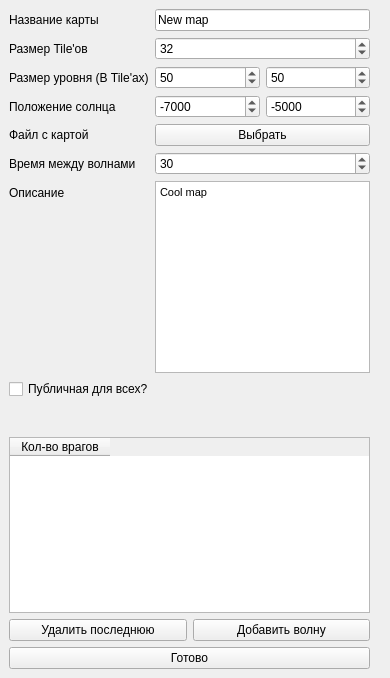
<?xml version="1.0" encoding="UTF-8"?>
<ui version="4.0">
 <class>Form</class>
 <widget class="QWidget" name="Form">
  <property name="geometry">
   <rect>
    <x>0</x>
    <y>0</y>
    <width>390</width>
    <height>678</height>
   </rect>
  </property>
  <property name="windowTitle">
   <string>Добавление новой карты</string>
  </property>
  <layout class="QVBoxLayout" name="verticalLayout">
   <property name="spacing">
    <number>0</number>
   </property>
   <property name="leftMargin">
    <number>0</number>
   </property>
   <property name="topMargin">
    <number>0</number>
   </property>
   <property name="bottomMargin">
    <number>0</number>
   </property>
   <item>
    <widget class="QWidget" name="upperWidget" native="true">
     <layout class="QVBoxLayout" name="verticalLayout_2">
      <item>
       <layout class="QFormLayout" name="mapForm">
        <item row="1" column="0">
         <widget class="QLabel" name="text1">
          <property name="text">
           <string>Название карты</string>
          </property>
         </widget>
        </item>
        <item row="1" column="1">
         <widget class="QLineEdit" name="mapNameInput">
          <property name="text">
           <string>New map</string>
          </property>
         </widget>
        </item>
        <item row="2" column="0">
         <widget class="QLabel" name="text2">
          <property name="text">
           <string>Размер Tile'ов</string>
          </property>
         </widget>
        </item>
        <item row="3" column="0">
         <widget class="QLabel" name="text3">
          <property name="text">
           <string>Размер уровня (В Tile'ах)</string>
          </property>
         </widget>
        </item>
        <item row="3" column="1">
         <layout class="QHBoxLayout" name="levelSize">
          <item>
           <widget class="QSpinBox" name="levelSizeX">
            <property name="minimum">
             <number>1</number>
            </property>
            <property name="maximum">
             <number>200</number>
            </property>
            <property name="value">
             <number>50</number>
            </property>
           </widget>
          </item>
          <item>
           <widget class="QSpinBox" name="levelSizeY">
            <property name="minimum">
             <number>1</number>
            </property>
            <property name="maximum">
             <number>200</number>
            </property>
            <property name="value">
             <number>50</number>
            </property>
           </widget>
          </item>
         </layout>
        </item>
        <item row="2" column="1">
         <widget class="QSpinBox" name="tileSize">
          <property name="minimum">
           <number>1</number>
          </property>
          <property name="maximum">
           <number>100</number>
          </property>
          <property name="value">
           <number>32</number>
          </property>
         </widget>
        </item>
        <item row="4" column="0">
         <widget class="QLabel" name="text4">
          <property name="text">
           <string>Положение солнца</string>
          </property>
         </widget>
        </item>
        <item row="4" column="1">
         <layout class="QHBoxLayout" name="sunPos">
          <item>
           <widget class="QSpinBox" name="sunPosX">
            <property name="minimum">
             <number>-10000</number>
            </property>
            <property name="maximum">
             <number>10000</number>
            </property>
            <property name="value">
             <number>-7000</number>
            </property>
           </widget>
          </item>
          <item>
           <widget class="QSpinBox" name="sunPosY">
            <property name="minimum">
             <number>-10000</number>
            </property>
            <property name="maximum">
             <number>10000</number>
            </property>
            <property name="value">
             <number>-5000</number>
            </property>
           </widget>
          </item>
         </layout>
        </item>
        <item row="8" column="0">
         <widget class="QLabel" name="text7">
          <property name="text">
           <string>Описание</string>
          </property>
         </widget>
        </item>
        <item row="8" column="1">
         <widget class="QTextEdit" name="descriptionInput">
          <property name="html">
           <string>&lt;!DOCTYPE HTML PUBLIC &quot;-//W3C//DTD HTML 4.0//EN&quot; &quot;http://www.w3.org/TR/REC-html40/strict.dtd&quot;&gt;
&lt;html&gt;&lt;head&gt;&lt;meta name=&quot;qrichtext&quot; content=&quot;1&quot; /&gt;&lt;style type=&quot;text/css&quot;&gt;
p, li { white-space: pre-wrap; }
&lt;/style&gt;&lt;/head&gt;&lt;body style=&quot; font-family:'MS Shell Dlg 2'; font-size:8.25pt; font-weight:400; font-style:normal;&quot;&gt;
&lt;p style=&quot; margin-top:0px; margin-bottom:0px; margin-left:0px; margin-right:0px; -qt-block-indent:0; text-indent:0px;&quot;&gt;Cool map&lt;/p&gt;&lt;/body&gt;&lt;/html&gt;</string>
          </property>
          <property name="acceptRichText">
           <bool>false</bool>
          </property>
         </widget>
        </item>
        <item row="5" column="0">
         <widget class="QLabel" name="text5">
          <property name="text">
           <string>Файл с картой</string>
          </property>
         </widget>
        </item>
        <item row="5" column="1">
         <widget class="QPushButton" name="chooseMapButton">
          <property name="text">
           <string>Выбрать</string>
          </property>
         </widget>
        </item>
        <item row="6" column="0">
         <widget class="QLabel" name="text6">
          <property name="text">
           <string>Время между волнами</string>
          </property>
         </widget>
        </item>
        <item row="6" column="1">
         <widget class="QSpinBox" name="timerBreakInput">
          <property name="minimum">
           <number>1</number>
          </property>
          <property name="maximum">
           <number>600</number>
          </property>
          <property name="value">
           <number>30</number>
          </property>
         </widget>
        </item>
        <item row="9" column="0" colspan="2">
         <widget class="QCheckBox" name="publicCheckbox">
          <property name="text">
           <string>Публичная для всех?</string>
          </property>
         </widget>
        </item>
       </layout>
      </item>
     </layout>
    </widget>
   </item>
   <item>
    <widget class="QWidget" name="bottomWidget" native="true">
     <layout class="QVBoxLayout" name="verticalLayout_3">
      <item>
       <widget class="QLabel" name="errorLabel">
        <property name="text">
         <string/>
        </property>
       </widget>
      </item>
      <item>
       <widget class="QTableWidget" name="waveTable">
        <property name="sizeAdjustPolicy">
         <enum>QAbstractScrollArea::AdjustToContentsOnFirstShow</enum>
        </property>
        <property name="alternatingRowColors">
         <bool>false</bool>
        </property>
        <column>
         <property name="text">
          <string>Кол-во врагов</string>
         </property>
        </column>
       </widget>
      </item>
      <item>
       <layout class="QHBoxLayout" name="bottomButtons">
        <item>
         <widget class="QPushButton" name="removeWave">
          <property name="text">
           <string>Удалить последнюю</string>
          </property>
         </widget>
        </item>
        <item>
         <widget class="QPushButton" name="addWave">
          <property name="text">
           <string>Добавить волну</string>
          </property>
         </widget>
        </item>
       </layout>
      </item>
      <item>
       <widget class="QPushButton" name="submitButton">
        <property name="text">
         <string>Готово</string>
        </property>
       </widget>
      </item>
     </layout>
    </widget>
   </item>
  </layout>
 </widget>
 <resources/>
 <connections/>
</ui>
